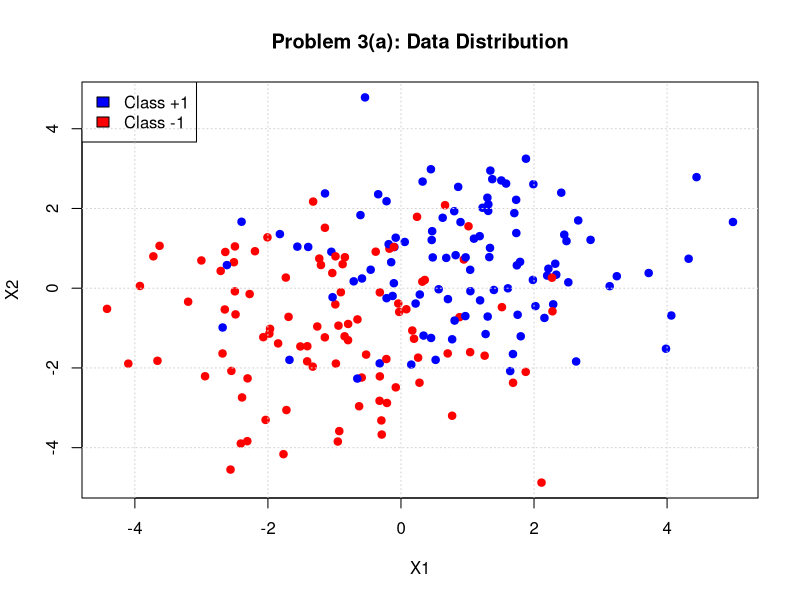
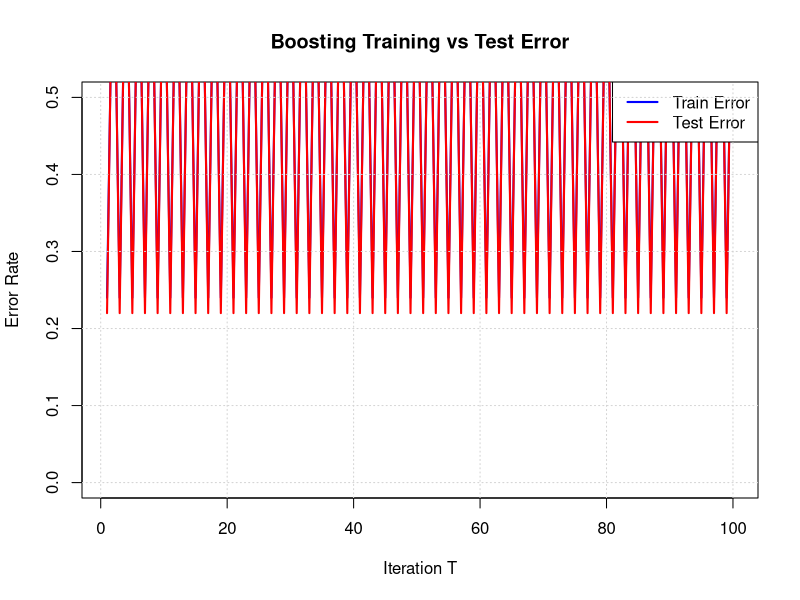

Here is the R script that generated these plots, in order:
## ---- chunk 1
knitr::opts_chunk$set(echo = TRUE)

library(ggplot2)
library(combinat)
library(mvtnorm)
## ---- chunk 2
## Boosting with Weak Linear Classifiers
set.seed(8888)
# 1. Data Gennnnn

# Function to generate data
# n: number of samples
# Returns a list containing X (matrix) and Y (vector)
generate_data <- function(n) {
  # Means
  mu_neg <- c(-1, -1)
  mu_pos <- c(1, 1)
  
  # Identity matrix scaled by 2
  Sigma <- diag(2, 2)
  
  Y <- sample(c(-1, 1), n, replace = TRUE)
  X <- matrix(0, nrow = n, ncol = 2)
  
  for(i in 1:n) {
    if(Y[i] == 1) {
      X[i, ] <- mu_pos + rnorm(2, mean=0, sd=sqrt(2))
    } else {
      X[i, ] <- mu_neg + rnorm(2, mean=0, sd=sqrt(2))
    }
  }
  return(list(X=X, Y=Y))
}

# (a) Generate and Plot n=200 points
train_data <- generate_data(200)
X_train <- train_data$X
Y_train <- train_data$Y
## ---- chunk 3
# Plotting
plot(X_train, col = ifelse(Y_train==1, "blue", "red"), pch=19,
     xlab="X1", ylab="X2", main="Problem 3(a): Data Distribution")
legend("topleft", legend=c("Class +1", "Class -1"), fill=c("blue", "red"))
grid()
## ---- chunk 4
# Coordinate vectors
e1 <- c(1, 0)
e2 <- c(0, 1)

# Function to train weak learner
# Returns the chosen vector v (either e1 or e2)
train_weak_learner <- function(X, Y) {
  # Calculate score for e1: sum(Y * x1)
  score1 <- sum(Y * (X %*% e1))
  # Calculate score for e2: sum(Y * x2)
  score2 <- sum(Y * (X %*% e2))
  
  if(abs(score1) >= abs(score2)) {
    # However can usually flip direction but the WEAK classifier has a limitation, so in this version we follow formula.
    # to the formula: max | sum Y <X, v> |.
    return(e1)
  } else {
    return(e2)
  }
}
## ---- chunk 5

# Train on training set
v_hat <- train_weak_learner(X_train, Y_train)
#cat("Selected direction v_hat:", v_hat, "\n")

# Generate fresh test set
test_data <- generate_data(100)
X_test <- test_data$X
Y_test <- test_data$Y

# Predict
preds <- sign(X_test %*% v_hat)
# Handle sign(0) edge case if any (though unlikely with continuous data)
preds[preds == 0] <- 1 

# Calculate Error
test_error_b <- mean(preds != Y_test)
## ---- chunk 6
run_boosting <- function(X, Y, X_test, Y_test, T_iters=50) {
  n <- nrow(X)
  
  # Precompute Z = Y * X (elementwise scaling of rows)
  # Z[i, ] = Y[i] * X[i, ]
  Z <- X * Y
  
  # Initialize
  eta <- rep(1/n, n) # Weights
  theta <- c(0, 0)   # Parameter vector
  
  # History to store errors
  train_errs <- numeric(T_iters)
  test_errs <- numeric(T_iters)
  
  # Define basis vectors
  basis_vecs <- list(c(1,0), c(0,1))
  
  for(t in 1:T_iters) {
    
    # i. Update direction
    # v_{t+1} = argmax | <eta, Z v> |
    # We check v = e1 and v = e2
    val1 <- abs(sum(eta * (Z %*% basis_vecs[[1]])))
    val2 <- abs(sum(eta * (Z %*% basis_vecs[[2]])))
    
    if(val1 >= val2) {
      v_curr <- basis_vecs[[1]]
    } else {
      v_curr <- basis_vecs[[2]]
    }
    
    # ii. Adaptive stepsize
    # alpha_t = eta^T Z v_{t+1}
    # Note: This is the weighted margin along the chosen direction
    alpha_t <- sum(eta * (Z %*% v_curr))
    
    # iii. Parameter update
    theta <- theta + alpha_t * v_curr
    
    # iv. Weight update
    # eta[i] proportional to eta[i] * exp( -alpha * y_i * x_i^T v )
    # Note that y_i * x_i^T v is exactly the i-th element of (Z %*% v_curr)
    margins <- Z %*% v_curr
    exponent_term <- exp(-alpha_t * margins)
    
    eta <- eta * exponent_term
    
    # Normalize eta to prevent numerical underflow/overflow and keep it a distribution
    eta <- eta / sum(eta)
    
    # --- Evaluate Error for Plotting ---
    
    # Train Error
    train_preds <- sign(X %*% theta)
    train_preds[train_preds == 0] <- 1
    train_errs[t] <- mean(train_preds != Y)
    
    # Test Error
    test_preds <- sign(X_test %*% theta)
    test_preds[test_preds == 0] <- 1
    test_errs[t] <- mean(test_preds != Y_test)
  }
  
  return(list(train_err = train_errs, test_err = test_errs, theta = theta))
}
## ---- chunk 7
# Run Boosting
T_total <- 100
boost_res <- run_boosting(X_train, Y_train, X_test, Y_test, T_iters = T_total)

# Plotting Errors
# Setup data frame for plotting
plot_df <- data.frame(
  Iteration = rep(1:T_total, 2),
  Error = c(boost_res$train_err, boost_res$test_err),
  Type = rep(c("Train", "Test"), each = T_total)
)

# plot_df %>% pivot_wider(names_from = Type, values_from = Error) %>% 
#   ggplot(aes(x = Iteration)) +
#   geom_line(aes(y = Train, color = "Train Error"), size = 1) +
#   geom_line(aes(y = Test, color = "Test Error"), size = 1) +
#   labs(title = "Boosting Training vs Test Error",
#        x = "Iteration T",
#        y = "Error Rate") +
#   scale_color_manual(values = c("Train Error" = "blue", "Test Error" = "red")) +
#   theme_minimal() +
#   theme(legend.title=element_blank())

#ERRORS for answer
#train<-  tail(boost_res$train_err, 1)
#test <-  tail(boost_res$test_err, 1)
#theta <- boost_res$theta

plot(1:T_total, boost_res$train_err, type="l", col="blue", lwd=2, ylim=c(0, 0.5),
     main="Boosting Training vs Test Error", xlab="Iteration T", ylab="Error Rate")
lines(1:T_total, boost_res$test_err, col="red", lwd=2)
legend("topright", legend=c("Train Error", "Test Error"), col=c("blue", "red"), lwd=2)
grid()
